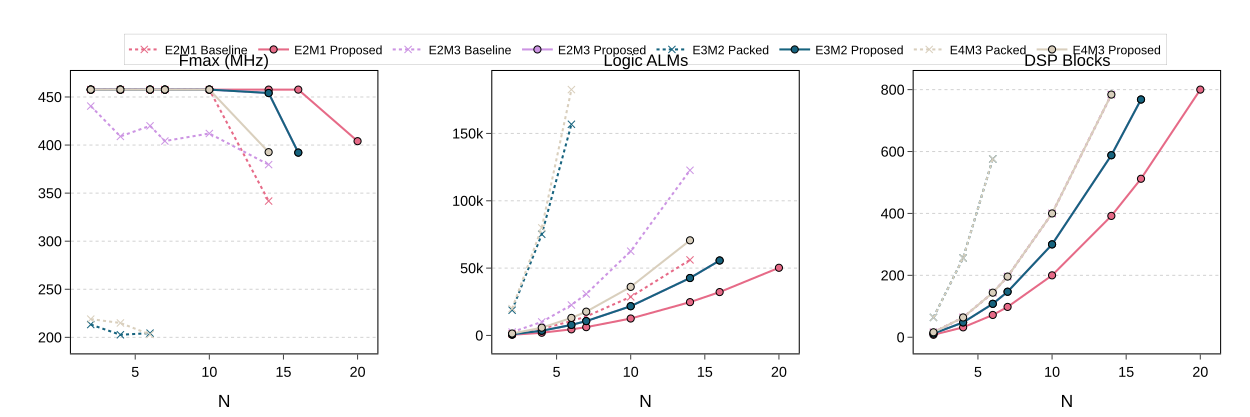

This chart was generated by the following Python code:
import plotly.graph_objects as go
from plotly.subplots import make_subplots
from data import (
    RED, PURPLE, GREEN, BEIGE, formats_data,
)

FORMAT_COLORS = {
    "E2M1": RED,
    "E2M3": PURPLE,
    "E3M2": GREEN,
    "E4M3": BEIGE,
}

metrics = ["Fmax (MHz)", "Logic ALMs", "DSP Blocks"]

fig = make_subplots(rows=1, cols=3, subplot_titles=metrics, horizontal_spacing=0.1)

for fmt, old_label, old_N, old_fmax, old_alms, old_dsp, new_N, new_fmax, new_alms, new_dsp in formats_data:
    color = FORMAT_COLORS[fmt]
    old_data = [old_fmax, old_alms, old_dsp]
    new_data = [new_fmax, new_alms, new_dsp]

    for col, (od, nd) in enumerate(zip(old_data, new_data), 1):
        show_legend = col == 1
        # Old (dotted)
        fig.add_trace(go.Scatter(
            x=old_N, y=od, mode="lines+markers",
            name=fmt + " " + old_label,
            line=dict(color=color, width=2, dash="dot"),
            marker=dict(size=7, color=color, symbol="x-thin-open"),
            legendgroup=fmt + "_old", showlegend=show_legend,
        ), row=1, col=col)
        # New (solid)
        fig.add_trace(go.Scatter(
            x=new_N, y=nd, mode="lines+markers",
            name=fmt + " Proposed",
            line=dict(color=color, width=2),
            marker=dict(size=7, color=color),
            legendgroup=fmt + "_new", showlegend=show_legend,
        ), row=1, col=col)

fig.update_layout(
    width=1200, height=400,
    plot_bgcolor="white", paper_bgcolor="white",
    font=dict(size=14, color="black"),
    margin=dict(l=60, r=20, t=60, b=50),
    legend=dict(
        orientation="h", yanchor="bottom", y=1.02, xanchor="center", x=0.5,
        font=dict(size=12), bordercolor="black", borderwidth=1,
    ),
)

for col in range(1, 4):
    fig.update_xaxes(
        title_text="N", showline=True, linewidth=1, linecolor="black",
        mirror=True, ticks="outside", row=1, col=col,
    )
    fig.update_yaxes(
        showline=True, linewidth=1, linecolor="black", mirror=True,
        gridcolor="lightgray", griddash="dot", ticks="outside",
        row=1, col=col,
    )

fig.update_traces(marker_line_width=1, marker_line_color="black")
fig.write_image("sysarr_alt.pdf", format="pdf")
print("Wrote sysarr_alt.pdf")
